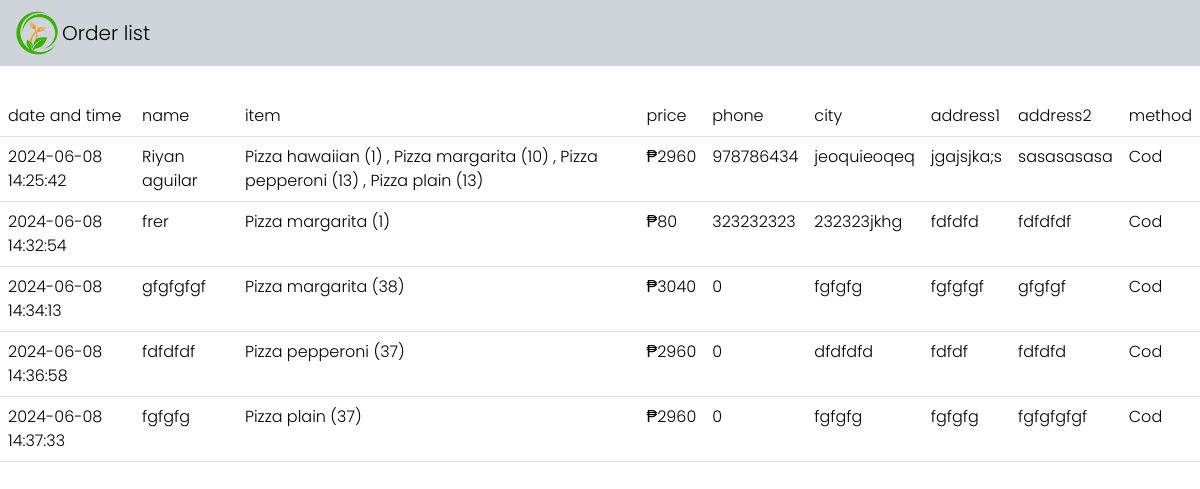
Page /order-list.php on the committed database.
### tables this page shows
CREATE TABLE `order` (
  `id` int(250) NOT NULL,
  `fullname` varchar(250) NOT NULL,
  `phone` int(250) NOT NULL,
  `city` varchar(250) NOT NULL,
  `address1` varchar(250) NOT NULL,
  `address2` varchar(250) NOT NULL,
  `payment_method` varchar(250) NOT NULL,
  `total_product` varchar(250) NOT NULL,
  `total_price` int(250) NOT NULL,
  `order_date` datetime DEFAULT NULL,
  `user_id` int(250) NOT NULL
);

### order-list.php (the view, shortened to what this page needs)
<?php
 include("conn.php");
?>
<!DOCTYPE html>
<html>
<head>
    <link rel="stylesheet" href="style/style.css">
    <link href=	"https://cdn.jsdelivr.net/npm/bootstrap@5.3.3/dist/css/bootstrap.min.css" rel="stylesheet">
    <link href='https://unpkg.com/boxicons@2.1.4/css/boxicons.min.css' rel='stylesheet'>
    <link rel="stylesheet" href="https://cdnjs.cloudflare.com/ajax/libs/font-awesome/5.15.4/css/all.min.css">
</head>
<body>
<nav class="navbar navbar-expand-lg bg-dark-subtle fixed-top">
    <div class="container-fluid">
    <img class="image" src="img/logo.png" alt="images">
        <a class="navbar-brand" href="#">Order list</a>
    </div>
</nav><br><br><br><br>
            <table class="table table-hover">
            <thead>
                <th>date and time</th>
                <th>name</th>
                <th>item</th>
                <th>price</th>
                <th>phone</th>
                <th>city</th>
                <th>address1</th>
                <th>address2</th>
                <th>method</th>
            </thead>
                <tbody>
                <?php
   $select_cart = mysqli_query($conn, "SELECT * FROM `order`");
   if (mysqli_num_rows($select_cart) > 0) {
       while ($fetch_cart = mysqli_fetch_assoc($select_cart)) {
?>
                    <tr>
                        <td><?php echo $fetch_cart['order_date']; ?></td>
                        <td><?php echo $fetch_cart['fullname']; ?></td>
                        <td><?php echo $fetch_cart['total_product']; ?></td>
                        <td>₱<?php echo $fetch_cart['total_price']; ?></td>
                        <td><?php echo $fetch_cart['phone']; ?></td>
                        <td><?php echo $fetch_cart['city']; ?></td>
                        <td><?php echo $fetch_cart['address1']; ?></td>
                        <td><?php echo $fetch_cart['address2']; ?></td>
                        <td><?php echo $fetch_cart['payment_method']; ?></td>
                    </tr>
                    <?php
     }
   }
?>
                </tbody>
            </table>
</body>
</html>

### style/style.css (style rules this page uses)
* { font-family: "Poppins", sans-serif; font-weight: 300; font-style: normal; }
.image { width: 50px; height: auto; }

### rows in the picture
order: order_date "2024-06-08 14:25:42", fullname "Riyan aguilar", total_product "Pizza hawaiian (1) , Pizza margarita (10) , Pizza pepperoni (13) , Pizza plain (13)", total_price "2960", phone "978786434", city "jeoquieoqeq", address1 "jgajsjka;s", address2 "sasasasasa", payment_method "Cod"
order: order_date "2024-06-08 14:32:54", fullname "frer", total_product "Pizza margarita (1)", total_price "80", phone "323232323", city "232323jkhg", address1 "fdfdfd", address2 "fdfdfdf", payment_method "Cod"
order: order_date "2024-06-08 14:34:13", fullname "gfgfgfgf", total_product "Pizza margarita (38)", total_price "3040", phone "0", city "fgfgfg", address1 "fgfgfgf", address2 "gfgfgf", payment_method "Cod"
order: order_date "2024-06-08 14:36:58", fullname "fdfdfdf", total_product "Pizza pepperoni (37)", total_price "2960", phone "0", city "dfdfdfd", address1 "fdfdf", address2 "fdfdfd", payment_method "Cod"
order: order_date "2024-06-08 14:37:33", fullname "fgfgfg", total_product "Pizza plain (37)", total_price "2960", phone "0", city "fgfgfg", address1 "fgfgfg", address2 "fgfgfgfgf", payment_method "Cod"
